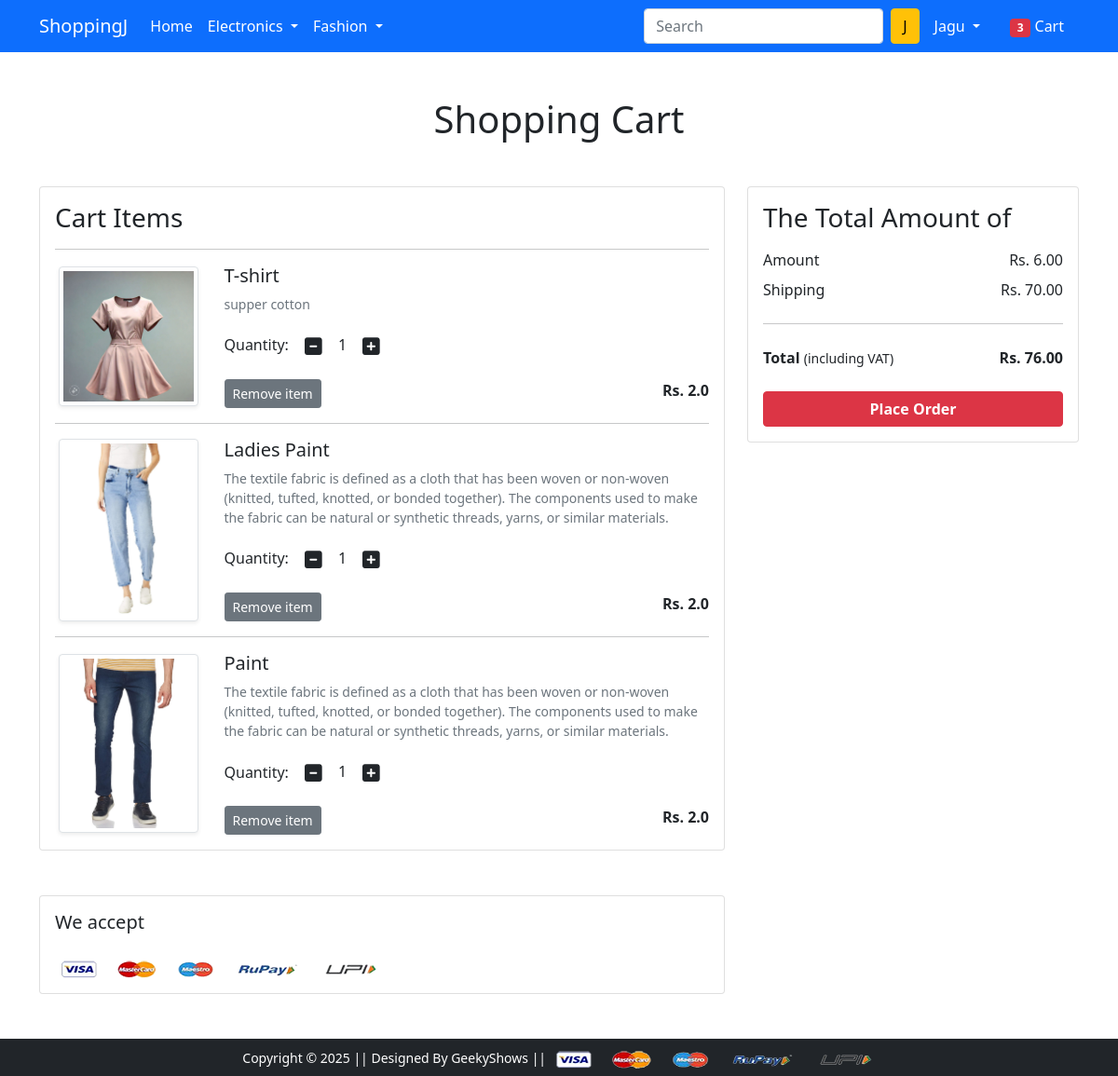
The app's page /cart/ (signed in) with its own data.
### app/models.py (models this page shows, shortened)
class Cart(models.Model):
 user = models.ForeignKey(User, on_delete=models.CASCADE)
 product = models.ForeignKey(Product, on_delete=models.CASCADE)
 quantity = models.PositiveIntegerField(default=1)
 def __str__(self):
  return str(self.id)

class Product(models.Model):
 title = models.CharField(max_length=100)
 selling_price = models.FloatField()
 discounted_price = models.FloatField()
 description = models.TextField()
 brand = models.CharField(max_length=100)
 category = models.CharField( choices=CATEGORY_CHOICES, max_length=2)
 product_image = models.ImageField(upload_to='productimg')

### app/views.py (the view)
# urls.py: path('cart/', views.show_cart, name='showcart'),
@login_required
def show_cart(request):
	totalitem = 0
	if request.user.is_authenticated:
		totalitem = len(Cart.objects.filter(user=request.user))
		user = request.user
		cart = Cart.objects.filter(user=user)
		amount = 0.0
		shipping_amount = 70.0
		totalamount=0.0
		cart_product = [p for p in Cart.objects.all() if p.user == request.user]
		print(cart_product)
		if cart_product:
			for p in cart_product:
				tempamount = (p.quantity * p.product.discounted_price)
				amount += tempamount
				totalamount = amount+shipping_amount
			return render(request, 'app/addtocart.html', {'carts':cart, 'amount':amount, 'totalamount':totalamount, 'totalitem':totalitem})
		else:
			return render(request, 'app/emptycart.html', {'totalitem':totalitem})
	else:
		return render(request, 'app/emptycart.html', {'totalitem':totalitem})

### app/templates/app/addtocart.html (shortened to what this page needs)
{% extends 'app/base.html' %}
{% load static %}
{% block main-content %}
<div class="container my-5">
 <div class="row">
  <h1 class="text-center mb-5">Shopping Cart</h1>
  <div class="col-sm-8">
  <div class="card">
   <div class="card-body">
    <h3>Cart Items</h3>
    {% for cart in carts %}
    <hr>
    <div class="row">
     <div class="col-sm-3 text-center align-self-center"><img src="{{cart.product.product_image.url}}" alt="" srcset="" class="img-fluid img-thumbnail shadow-sm" height="150" width="150"> </div>
     <div class="col-sm-9">
      <div>
       <h5>{{cart.product.title}}</h5>
       <p class="mb-2 text-muted small">{{cart.product.description}}</p>
       <div class="my-3">
        <label for="quantity">Quantity:</label>
        <a class="minus-cart btn" pid="{{cart.product.id}}"><i class="fas fa-minus-square fa-lg"></i></a>
          <span id="quantity">{{cart.quantity}}</span>
        <a class="plus-cart btn" pid="{{cart.product.id}}"><i class="fas fa-plus-square fa-lg"></i></a>
       </div>
       <div class="d-flex justify-content-between">
        <a class="btn btn-sm btn-secondary mr-3 remove-cart" pid={{cart.product.id}}>Remove item </a>
        <p class="mb-0"><span><strong>Rs. {{cart.product.discounted_price}}</strong></span></p>
       </div>
      </div>
     </div>
    </div>
    {% endfor %}
   </div>
   </div>
  </div>
  <div class="col-sm-4">
   <div class="card">
    <div class="card-body">
      <h3>The Total Amount of</h3>
      <ul class="list-group">
       <li class="list-group-item d-flex justify-content-between align-items-center border-0 px-0 pb-0">Amount<span>Rs. <span id="amount">{{amount|floatformat:2}}</span> </span></li>
       <li class="list-group-item d-flex justify-content-between align-items-center border-0 px-0">Shipping<span>Rs. 70.00</span></li>
       <hr>
       <li class="list-group-item d-flex justify-content-between align-items-center border-0 px-0 mb-3">
        <div>
           <strong>Total</strong> <small>(including VAT)</small>
         </div>
         <span><strong>Rs. </strong><strong id="totalamount"> {{totalamount|floatformat:2}}</strong></span>
       </li>
      </ul>
      <div class="d-grid"><a href="{% url 'checkout' %}" class="btn btn-danger fw-bold">Place Order</a></div>
    </div>
   </div>
  </div>
 </div>
</div>
<div class="container">
 <div class="row">
  <div class="col-sm-8">
   <div class="card">
    <div class="card-body">
      <h5 class="mb-4">We accept</h5>
      <img src="{% static 'app/images/payment.png' %}" alt="" class="img-fluid">
    </div>
  </div>
  </div>
 </div>
</div>
{% endblock main-content %}

### app/templates/app/base.html (shortened to what this page needs)
<!doctype html>
{% load static %}
<html lang="en">
  <head>
    <link href="https://cdn.jsdelivr.net/npm/bootstrap@5.0.0-beta1/dist/css/bootstrap.min.css" rel="stylesheet">
    <link rel="stylesheet" href="{% static 'app/css/owl.carousel.min.css' %}">
    <link rel="stylesheet" href="{% static 'app/css/all.min.css' %}">
    <link rel="stylesheet" href="{% static 'app/css/style.css' %}">
  </head>
  <body>
    <nav class="navbar navbar-expand-lg navbar-dark bg-primary">
     <div class="container">
       <a class="navbar-brand" href="/">ShoppingJ</a>
       <div class="collapse navbar-collapse" id="navbarSupportedContent">
         <ul class="navbar-nav me-auto mb-2 mb-lg-0">
           <li class="nav-item">
             <a class="nav-link active" aria-current="page" href="/">Home</a>
           </li>
           <li class="nav-item dropdown">
             <a class="nav-link dropdown-toggle text-white" href="#" id="electronicsDropdown" role="button" data-bs-toggle="dropdown" aria-expanded="false">
               Electronics
             </a>
           </li>
           <li class="nav-item dropdown">
             <a class="nav-link dropdown-toggle text-white" href="#" id="fashionDropdown" role="button" data-bs-toggle="dropdown" aria-expanded="false">
               Fashion
             </a>
           </li>
         </ul>
         <form class="d-flex">
           <input class="form-control me-2" type="search" placeholder="Search" aria-label="Search">
           <button class="btn btn-warning" type="submit">J</button>
         </form>
         <div>
          <ul class="navbar-nav me-auto mb-2 mb-lg-0">
          {% if request.user.is_authenticated %}
           <li class="nav-item dropdown mx-2">
              <a class="nav-link dropdown-toggle text-white" href="#" id="profileDropdown" role="button" data-bs-toggle="dropdown" aria-expanded="false">
                {{request.user.username|capfirst}}
              </a>
            </li>
            <li class="nav-item mx-2">
              <a href="{% url 'showcart' %}" class="nav-link text-white"><span class="badge bg-danger">{{totalitem}}</span> Cart </a>
            </li>
            {% endif %}
          </ul>
         </div>
       </div>
     </div>
    </nav>
    {% block main-content %} {% endblock main-content %}
    <footer class="container-fluid bg-dark text-center p-2 mt-5">
        <small class="text-white">Copyright &copy; 2025 || Designed By GeekyShows || </small>
        <img src="{% static 'app/images/payment.png' %}" alt="" srcset="" class="img-fluid" height="2px">
    </footer>
  </body>
</html>

### records on screen
Cart: product.product_image (picture), product "T-shirt", product.description "supper cotton", quantity "1", product.discounted_price "2.0"
Cart: product.product_image (picture), product "Ladies Paint", product.description "The textile fabric is defined as a cloth that has been woven or non-woven (knitted, tufted, knotted, or bonded together). The components used to make the fabric can be natural or synthetic threads, yarns, or similar materials.", quantity "1", product.discounted_price "2.0"
Cart: product.product_image (picture), product "Paint", product.description "The textile fabric is defined as a cloth that has been woven or non-woven (knitted, tufted, knotted, or bonded together). The components used to make the fabric can be natural or synthetic threads, yarns, or similar materials.", quantity "1", product.discounted_price "2.0"

### other values on screen
{{ request.user.username|capfirst }} "Jagu"
{{ totalitem }} "3"
{{ amount|floatformat:2 }} "6.00"
{{ totalamount|floatformat:2 }} "76.00"
